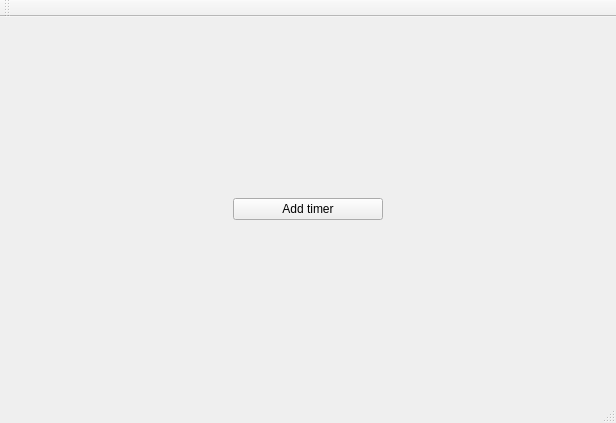
<?xml version="1.0" encoding="UTF-8"?>
<ui version="4.0">
 <class>MainWindow</class>
 <widget class="QMainWindow" name="MainWindow">
  <property name="geometry">
   <rect>
    <x>0</x>
    <y>0</y>
    <width>616</width>
    <height>423</height>
   </rect>
  </property>
  <property name="windowTitle">
   <string>MainWindow</string>
  </property>
  <widget class="QWidget" name="centralWidget">
   <layout class="QVBoxLayout" name="verticalLayout_2">
    <item>
     <layout class="QHBoxLayout" name="horizontalLayout">
      <item>
       <widget class="QPushButton" name="pbAdd">
        <property name="maximumSize">
         <size>
          <width>150</width>
          <height>16777215</height>
         </size>
        </property>
        <property name="text">
         <string>Add timer</string>
        </property>
       </widget>
      </item>
      <item>
       <layout class="QVBoxLayout" name="vlParent"/>
      </item>
     </layout>
    </item>
   </layout>
  </widget>
  <widget class="QMenuBar" name="menuBar">
   <property name="geometry">
    <rect>
     <x>0</x>
     <y>0</y>
     <width>616</width>
     <height>46</height>
    </rect>
   </property>
  </widget>
  <widget class="QToolBar" name="mainToolBar">
   <attribute name="toolBarArea">
    <enum>TopToolBarArea</enum>
   </attribute>
   <attribute name="toolBarBreak">
    <bool>false</bool>
   </attribute>
  </widget>
  <widget class="QStatusBar" name="statusBar"/>
 </widget>
 <layoutdefault spacing="6" margin="11"/>
 <resources/>
 <connections/>
</ui>
